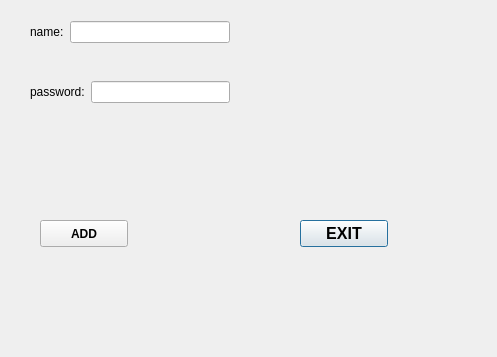
<?xml version="1.0" encoding="UTF-8"?>
<ui version="4.0">
 <class>Enseignant</class>
 <widget class="QDialog" name="Enseignant">
  <property name="geometry">
   <rect>
    <x>0</x>
    <y>0</y>
    <width>497</width>
    <height>357</height>
   </rect>
  </property>
  <property name="windowTitle">
   <string>Dialog</string>
  </property>
  <widget class="QWidget" name="layoutWidget_3">
   <property name="geometry">
    <rect>
     <x>30</x>
     <y>20</y>
     <width>200</width>
     <height>24</height>
    </rect>
   </property>
   <layout class="QHBoxLayout" name="horizontalLayout_3">
    <item>
     <widget class="QLabel" name="label_3">
      <property name="text">
       <string>name:</string>
      </property>
     </widget>
    </item>
    <item>
     <widget class="QLineEdit" name="name_edit_2"/>
    </item>
   </layout>
  </widget>
  <widget class="QPushButton" name="exit_2">
   <property name="geometry">
    <rect>
     <x>300</x>
     <y>220</y>
     <width>88</width>
     <height>27</height>
    </rect>
   </property>
   <property name="font">
    <font>
     <pointsize>12</pointsize>
     <bold>true</bold>
    </font>
   </property>
   <property name="text">
    <string>EXIT</string>
   </property>
  </widget>
  <widget class="QPushButton" name="ajouter_2">
   <property name="geometry">
    <rect>
     <x>40</x>
     <y>220</y>
     <width>88</width>
     <height>27</height>
    </rect>
   </property>
   <property name="font">
    <font>
     <bold>true</bold>
    </font>
   </property>
   <property name="text">
    <string>ADD</string>
   </property>
  </widget>
  <widget class="QWidget" name="layoutWidget_4">
   <property name="geometry">
    <rect>
     <x>30</x>
     <y>80</y>
     <width>200</width>
     <height>24</height>
    </rect>
   </property>
   <layout class="QHBoxLayout" name="horizontalLayout_4">
    <item>
     <widget class="QLabel" name="label_4">
      <property name="text">
       <string>password:</string>
      </property>
     </widget>
    </item>
    <item>
     <widget class="QLineEdit" name="pass_edit_2"/>
    </item>
   </layout>
  </widget>
 </widget>
 <resources/>
 <connections/>
</ui>
